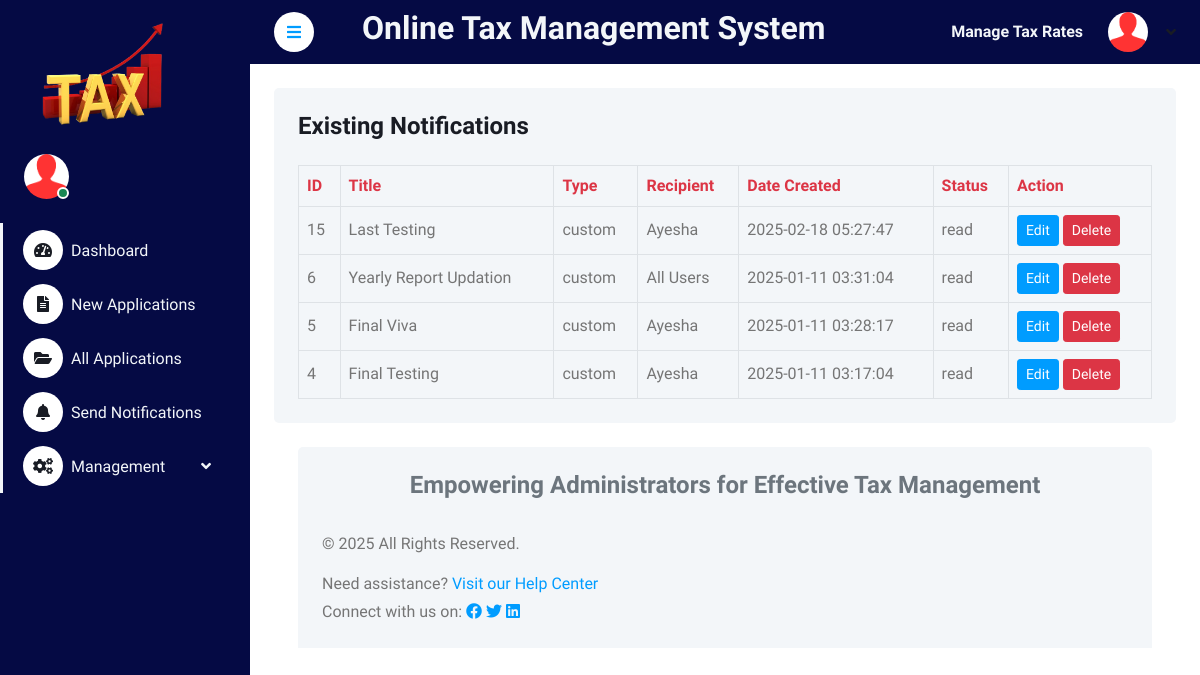
Page /admin/Manage_OldNotifications.php (signed in) on the committed database.
### tables this page shows
CREATE TABLE `tblnotifications` (
  `id` int(11) NOT NULL,
  `title` varchar(255) NOT NULL,
  `message` text NOT NULL,
  `type` enum('automated','custom') NOT NULL,
  `recipient_id` int(11) DEFAULT NULL,
  `status` enum('unread','read') DEFAULT 'unread',
  `created_at` timestamp NOT NULL DEFAULT current_timestamp(),
  `admin_id` int(11) NOT NULL
);

CREATE TABLE `tbluser` (
  `ID` int(5) NOT NULL,
  `FullName` varchar(250) DEFAULT NULL,
  `MobileNumber` bigint(10) DEFAULT NULL,
  `Email` varchar(250) DEFAULT NULL,
  `Password` varchar(250) DEFAULT NULL,
  `RegDate` timestamp NULL DEFAULT current_timestamp()
);

### admin/Manage_OldNotifications.php (the view, shortened to what this page needs)
<?php
include('includes/dbconnection.php');
?>
<!DOCTYPE html>
<html lang="en">
<head>
    <link href="https://cdnjs.cloudflare.com/ajax/libs/font-awesome/5.10.0/css/all.min.css" rel="stylesheet">
    <link href="https://cdn.jsdelivr.net/npm/bootstrap-icons@1.4.1/font/bootstrap-icons.css" rel="stylesheet">
    <link href="lib/owlcarousel/assets/owl.carousel.min.css" rel="stylesheet">
    <link href="lib/tempusdominus/css/tempusdominus-bootstrap-4.min.css" rel="stylesheet" />
    <link href="css/bootstrap.min.css" rel="stylesheet">
    <link href="css/style.css" rel="stylesheet">
</head>
<body>
  <div class="container-fluid position-relative bg-white d-flex p-0">
        <?php include_once('includes/sidebar.php'); ?>
        <div class="content">
            <?php include_once('includes/header.php'); ?>
            <div class="container-fluid pt-4 px-4">
                <div class="bg-light text-start rounded p-4">
                    <h4 class=" font-awesome mb-4">Existing Notifications</h4>
                    <div class="table-responsive">
                        <table class="table text-start align-middle table-bordered table-hover mb-0">
                            <thead>
                                <tr class="text-danger">
                                    <th>ID</th>
                                    <th>Title</th>
                                    <th>Type</th>
                                    <th>Recipient</th>
                                    <th>Date Created</th>
                                    <th>Status</th>
                                    <th>Action</th>
                                </tr>
                            </thead>
                            <tbody>
                                <?php
                                $notif_query = $dbh->query("SELECT * FROM tblnotifications WHERE type = 'custom' ORDER BY created_at DESC");
                                while ($notif = $notif_query->fetch(PDO::FETCH_ASSOC)) {
                                    echo "<tr>";
                                    echo "<td>" . $notif['id'] . "</td>";
                                    echo "<td>" . htmlentities($notif['title']) . "</td>";
                                    echo "<td>" . htmlentities($notif['type']) . "</td>";
                                    echo "<td>" . ($notif['recipient_id'] ? htmlentities(getUserName($notif['recipient_id'], $dbh)) : 'All Users') . "</td>";
                                    echo "<td>" . htmlentities($notif['created_at']) . "</td>";
                                    echo "<td>" . htmlentities($notif['status']) . "</td>";
                                    echo "<td>
                                            <a href='edit_notification.php?id=" . $notif['id'] . "' class='btn btn-sm btn-primary'> Edit</a>
                                            <a href='?delete_id=" . $notif['id'] . "' class='btn btn-sm btn-danger' onclick='return confirm(\"Are you sure you want to delete this notification?\");'> Delete</a>
                                          </td>";
                                    echo "</tr>";
                                }
                                function getUserName($userID, $dbh)
                                {
                                    $query = $dbh->prepare("SELECT FullName FROM tbluser WHERE ID = :id");
                                    $query->bindParam(':id', $userID, PDO::PARAM_INT);
                                    $query->execute();
                                    $row = $query->fetch(PDO::FETCH_ASSOC);
                                    return $row['FullName'];
                                }
                                ?>
                            </tbody>
                        </table>
                    </div>
                </div>
                <?php include('includes/footer.php'); ?>
            </div>
        </div>
    </div>
</body>
</html>

### admin/css/style.css (style rules this page uses)
:root { --primary: #009CFF; --light: #F3F6F9; --dark: #191C24; }
.btn { transition: .5s; }
.btn.btn-primary { color: #FFFFFF; }
.content { margin-left: 250px; min-height: 100vh; background: #FFFFFF; transition: 0.5s; }
@media (min-width: 992px) { .content { width: calc(100% - 250px); } }

### rows in the picture
tblnotifications: id "15", title "Last Testing", type "custom", recipient.FullName "Ayesha", created_at "2025-02-18 05:27:47", status "read"
tblnotifications: id "6", title "Yearly Report Updation", type "custom", shows "All Users", created_at "2025-01-11 03:31:04", status "read"
tblnotifications: id "5", title "Final Viva", type "custom", recipient.FullName "Ayesha", created_at "2025-01-11 03:28:17", status "read"
tblnotifications: id "4", title "Final Testing", type "custom", recipient.FullName "Ayesha", created_at "2025-01-11 03:17:04", status "read"
